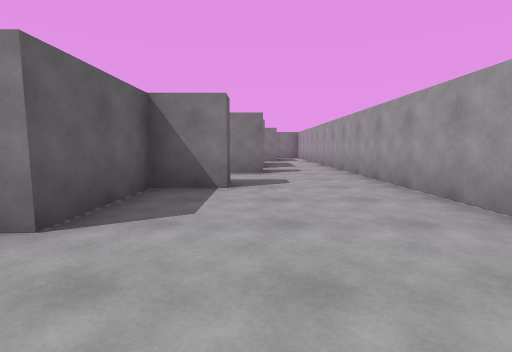
view 1 (above)

14 first-person views from a walk through a 3-D level made in the Unity game engine. The camera is 1.2 m above the floor, tilts 6° down and sees 85° across. The floor is counted in squares, 2 m on a side. Each view is taken from the middle of a square. On the plan, view 1 faces up. The plan holds only what a view shows up to about 9 squares ahead; the rest is blank. The player character is not drawn.

view 2
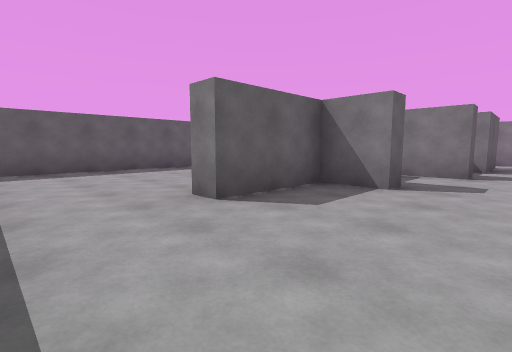

view 3
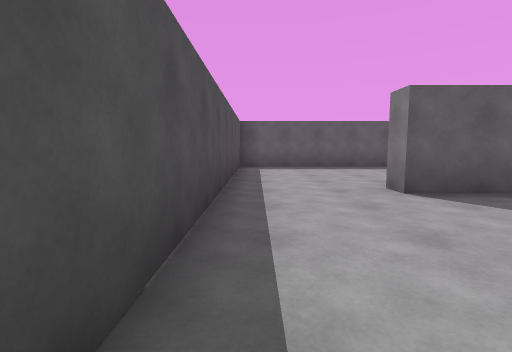

view 4
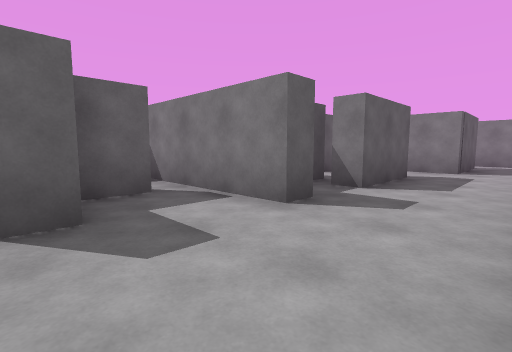

view 5
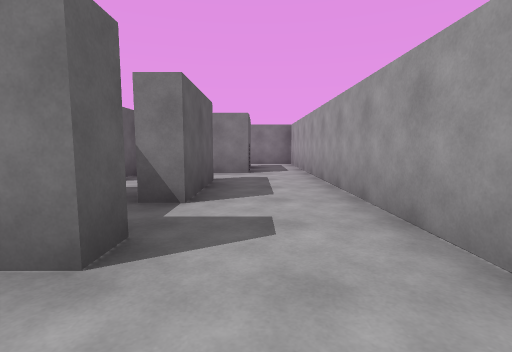

view 6
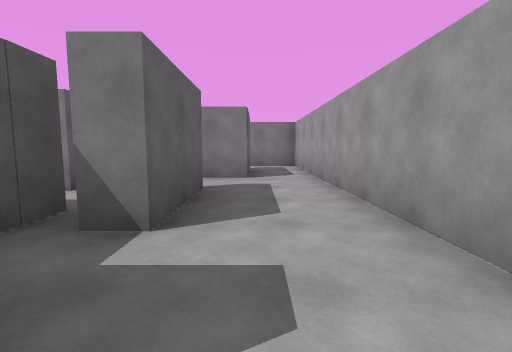

view 7
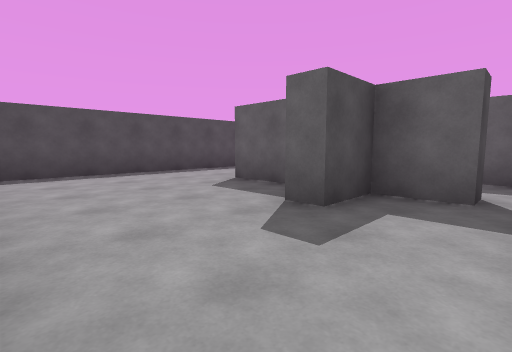

view 8
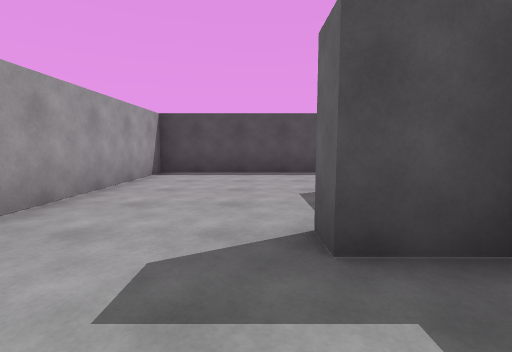

view 9
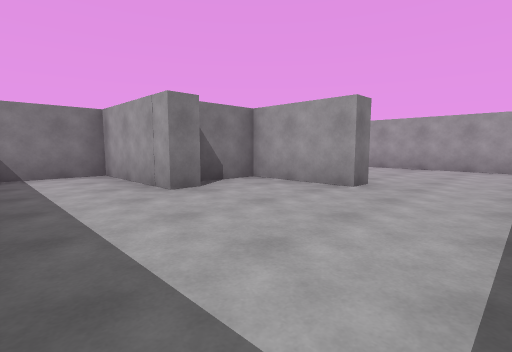

view 10
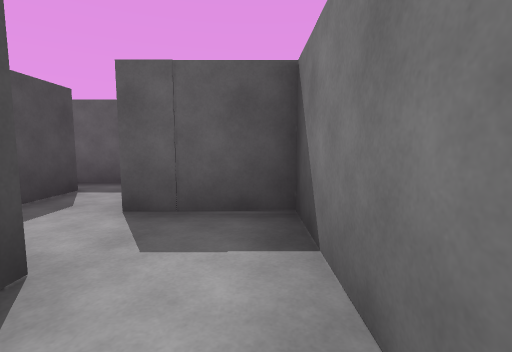

view 11
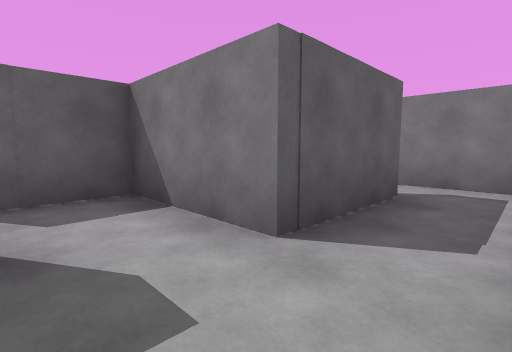

view 12
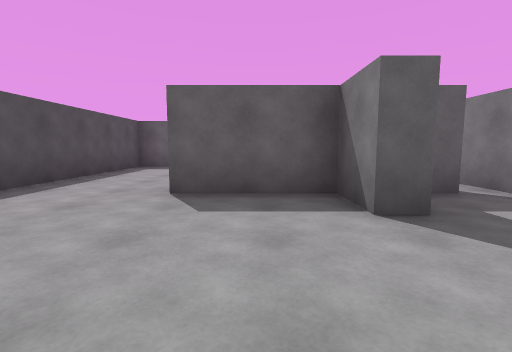

view 13
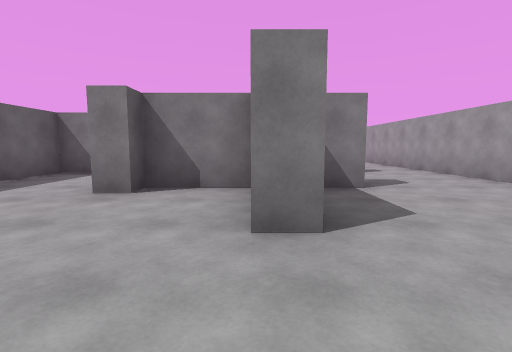

view 14
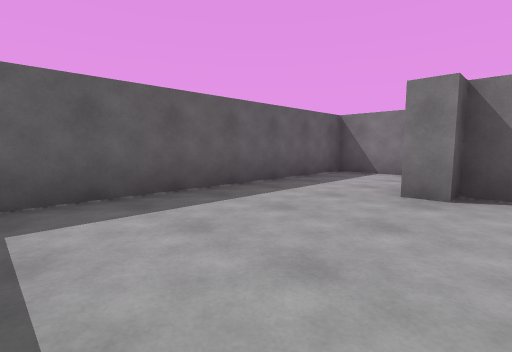

### Floor plan
Points are (right, up) in squares from view 1. A wall is a line through its corners. A room is listed if a view was taken in it or the views show most of it. See-through windows are left out.
Room 1 (views 1, 2, 3, 4, 5, 6, 7, 8, 10, 11, 12, 13)
walls: (0.2, 6.9) (0.2, 6.3) (-3.1, 6.3); (-2.1, 5.6) (-1.5, 5.6) (-1.5, 4.5) (-0.4, 4.5) (-0.4, 4) (-1.5, 4) (-1.5, 1.9) (-2, 1.9); (-0.8, 8.6) (-0.8, 7.9); (-3.6, 5.9) (-3.6, 5.4); (0.2, 10) (0.2, 7.9); (-2.5, -0.5) (2.2, -0.5) (2.2, 13.5); (0.8, 13.6) (0.8, 11.4) (-1.5, 11.4) (-1.5, 9.8)
ways out: opening at (-2, 0.5) to room 2; opening at (-1, 10); opening at (2, 12.5)
Room 2 (views 9, 14)
walls: (-3.6, 3.6) (-4.1, 3.6) (-4.1, 6.3) (-6.4, 6.3) (-6.4, -0.5) (-2.5, -0.5); (-2, 1.9) (-2, 4) (-3.6, 4)
ways out: opening at (-2, 0.5) to room 1

Positions as (right, up) in squares from view 1, and headings:
1: (0, 0), facing up
2: (1, 0), facing up-left
3: (2, 0), facing left
4: (2, 4), facing up-left
5: (1, 5), facing up
6: (1, 6), facing up
7: (2, 6), facing down-left
8: (0, 6), facing down
9: (-6, 0), facing up-right
10: (1, 11), facing left
11: (2, 10), facing up-left
12: (2, 3), facing left
13: (-2, 0), facing up
14: (-3, 0), facing up-left
